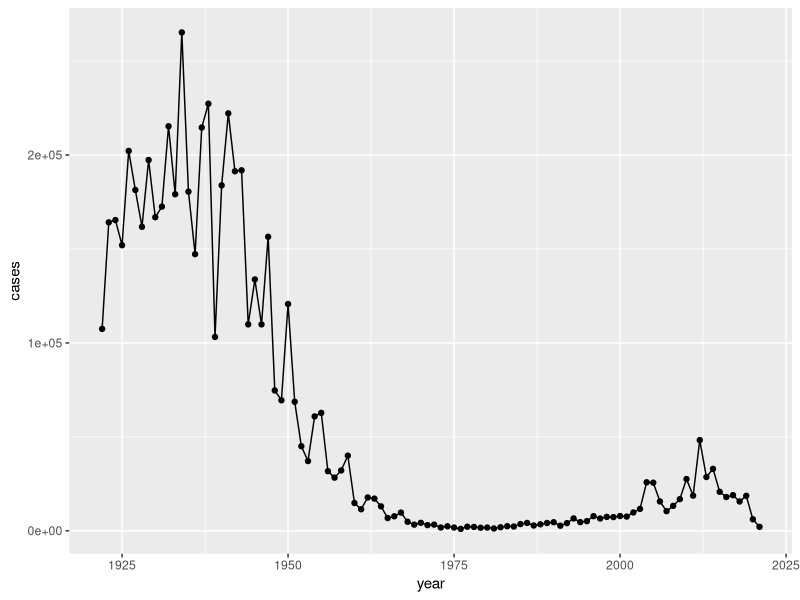
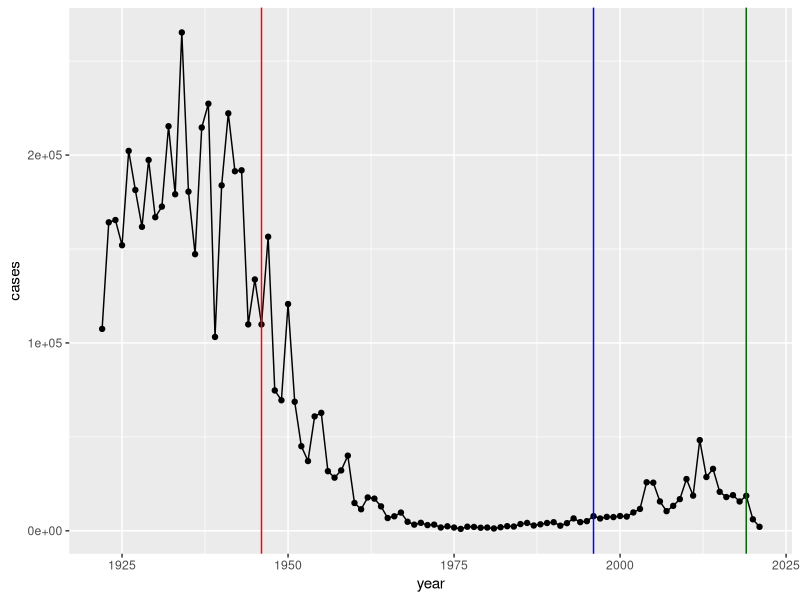

The R source for these figures, in order: (Note: this script raises an error after producing the figures.)
## ---- chunk 1
#| echo: FALSE
cdc <- data.frame(
                                 year = c(1922L,1923L,1924L,1925L,
                                          1926L,1927L,1928L,1929L,1930L,1931L,
                                          1932L,1933L,1934L,1935L,1936L,
                                          1937L,1938L,1939L,1940L,1941L,1942L,
                                          1943L,1944L,1945L,1946L,1947L,
                                          1948L,1949L,1950L,1951L,1952L,
                                          1953L,1954L,1955L,1956L,1957L,1958L,
                                          1959L,1960L,1961L,1962L,1963L,
                                          1964L,1965L,1966L,1967L,1968L,1969L,
                                          1970L,1971L,1972L,1973L,1974L,
                                          1975L,1976L,1977L,1978L,1979L,1980L,
                                          1981L,1982L,1983L,1984L,1985L,
                                          1986L,1987L,1988L,1989L,1990L,
                                          1991L,1992L,1993L,1994L,1995L,1996L,
                                          1997L,1998L,1999L,2000L,2001L,
                                          2002L,2003L,2004L,2005L,2006L,2007L,
                                          2008L,2009L,2010L,2011L,2012L,
                                          2013L,2014L,2015L,2016L,2017L,2018L,
                                          2019L,2020L,2021L),
         cases = c(107473,164191,165418,152003,
                                          202210,181411,161799,197371,
                                          166914,172559,215343,179135,265269,
                                          180518,147237,214652,227319,103188,
                                          183866,222202,191383,191890,109873,
                                          133792,109860,156517,74715,69479,
                                          120718,68687,45030,37129,60886,
                                          62786,31732,28295,32148,40005,
                                          14809,11468,17749,17135,13005,6799,
                                          7717,9718,4810,3285,4249,3036,
                                          3287,1759,2402,1738,1010,2177,2063,
                                          1623,1730,1248,1895,2463,2276,
                                          3589,4195,2823,3450,4157,4570,
                                          2719,4083,6586,4617,5137,7796,6564,
                                          7405,7298,7867,7580,9771,11647,
                                          25827,25616,15632,10454,13278,
                                          16858,27550,18719,48277,28639,32971,
                                          20762,17972,18975,15609,18617,
                                          6124,2116)
       )
  
## ---- chunk 2
library(tidyverse)
ggplot(cdc, aes(year, cases)) +
         geom_point() +
         geom_line()
## ---- chunk 3
ggplot(cdc) +
  aes( x = year, y= cases) +
  geom_point() +
  geom_line()+
  geom_vline(xintercept = 1946, color= "red")+
  geom_vline(xintercept = 1996, color= "blue")+
  geom_vline(xintercept = 2019, color= "darkgreen")
## ---- chunk 4
library(jsonlite)
subject <- read_json("https://cmi-pb.org/api/subject", simplifyVector = TRUE)
head(subject)
nrow(subject)
## ---- chunk 5
table(subject$infancy_vac)
## ---- chunk 6
table(subject$biological_sex)
## ---- chunk 7
table(subject$race, subject$biological_sex)
## ---- chunk 8
time_length(today() - mdy("11-26-1997"), "years")

## ---- chunk 9
subject$age <- ymd(subject$date_of_boost) - ymd(subject$year_of_birth)
subject$age_years <- time_length(subject$age, "years")
subject$age_years
## ---- chunk 10
ggplot(subject) +
  aes(age_years,
      fill=infancy_vac) +
  facet_wrap(vars(infancy_vac), ncol=1)+
  geom_histogram()
  
## ---- chunk 11
specimen <- (read_json("https://www.cmi-pb.org/api/specimen", simplifyVector =TRUE))
head(specimen)

titer <- (read_json("https://www.cmi-pb.org/api/v4/plasma_ab_titer", simplifyVector = TRUE))
head(titer)
         
## ---- chunk 12
meta <- inner_join(specimen, subject)
dim(meta)
head(meta)
## ---- chunk 13
abdata <- inner_join(titer, meta)
dim(abdata)
## ---- chunk 14
igg <- abdata %>% filter(isotype == "IgG")
## ---- chunk 15
ggplot(igg) + aes(MFI_normalised,
                  antigen) +
  geom_boxplot()
## ---- chunk 16
ggplot(igg) +
  aes(MFI_normalised, antigen) +
  geom_boxplot() + 
    xlim(0,75) +
  facet_wrap(vars(visit), nrow=2)
## ---- chunk 17
ggplot(igg) +
  aes(MFI_normalised, antigen, col=infancy_vac ) +
  geom_boxplot(show.legend = FALSE) + 
  facet_wrap(vars(visit), nrow=2) +
  xlim(0,75) +
  theme_bw()
## ---- chunk 18
oops <- abdata %>% filter(antigen=="Fim2/3")
table(oops$dataset)
## ---- chunk 19
table(abdata$dataset)
## ---- chunk 20
igpt.21 <- abdata %>% filter (dataset== "2021_dataset", 
                   isotype == "IgG", 
                   antigen == "PT")
## ---- chunk 21
ggplot(igpt.21) +
  aes(x = planned_day_relative_to_boost, 
      y = MFI_normalised,
      col = infancy_vac) +
  geom_point()+
  geom_line(aes(group = igpt.21$subject_id), linewidth=0.5, alpha=0.5) +
  geom_smooth(se=FALSE, span = 0.4, linewidth=3)
## ---- chunk 22
igpt.22 <- abdata %>% filter (dataset== "2022_dataset", 
                   isotype == "IgG", 
                   antigen == "PT")
## ---- chunk 23
ggplot(igpt.22) +
  aes(x = planned_day_relative_to_boost, 
      y = MFI_normalised,
      col = infancy_vac) +
  geom_point()+
  geom_line(aes(group = igpt.22$subject_id), linewidth=0.5, alpha=0.5) +
  geom_smooth(se=FALSE, span = 0.4, linewidth=3)
